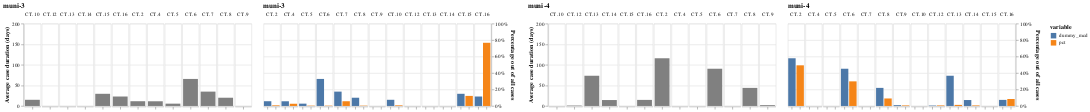

This figure's notebook cell:
### Code cell
charts = []
for muni, data in df_gb.groupby('muni'):
    print(muni)
    if muni in ['muni-1', 'muni-2', 'muni-5']:
        continue

    # SOLUTION 1: Use scatter plot
    
    scatter = alt.Chart(
        data, 
        title='{}'.format(muni)
    ).transform_joinaggregate(
        total='count()'
    ).transform_calculate(
        pct='1 / datum.total'
    ).encode(
        alt.X('sum(pct):Q', axis=alt.Axis(format='%'), scale=alt.Scale(domain=[0, 1.0])).title('Percentage out of all cases'),
        alt.Y('mean(case_duration_days):Q', scale=alt.Scale(domain=[0, 200])).title('Average case duration (days)'),
    )      

    scatter = alt.layer(
        scatter.mark_circle(size=120).encode(
            color=alt.Color(
                'case_type:N',
                sort=[
                    'CT.1 (Procedure resumed)', 'CT.2 (Decision irrevocable)', 'CT.3 (Case handled)', 'CT.4 (Application received)', 'CT.5 (Procedure terminated interim)', 'CT.6 (Decision made)', 
                    'CT.7 (Draft decision made)', 'CT.8 (Procedure aborted)', 'CT.9 (Activity exempt from permit)',
                    'CT.10 (Additional information requested)', 'CT.11 (Decision ready)', 'CT.12 (Forwarded to competent authority)', 
                    'CT.13 (Permit irrevocable)', 'CT.14 (Objection filed)', 'CT.15 (Advice known)', 'CT.16 (Decision sent/Permit granted)', 
                ]
            ).title('Case type'),
            # size=alt.Size('mean(case_duration_days):Q').legend(None)
        ),
        scatter.mark_text(
            align='left',
            baseline='middle',
            dx=15
        ).encode(
            text='case_type'
        )
    )

    # SOLUTION 2: Use grouped bar chart with dual Y-axes (requires post-editing to remove dummy chart)
    
    # export raw data
    num_cases = data['case:concept:name'].nunique()
    data_out = data.groupby('case_type').agg(
        pct=pd.NamedAgg(column='case:concept:name', aggfunc='size'),
        mean_case_duration=pd.NamedAgg(column='case_duration_days', aggfunc='mean')
    )
    data_out['pct'] = data_out['pct'] / num_cases
    # data_out.to_csv('{}_details.csv'.format(muni))


    data_out = data_out.reset_index()
    data_out['case_type'] = data_out['case_type'].apply(lambda s: s.split('(')[0][:-1])
    data_out['dummy_mcd'] = data_out['mean_case_duration'] / 200
    data_out = pd.melt(data_out, id_vars=['case_type'], value_vars=['pct', 'dummy_mcd', 'mean_case_duration'])
    missing_ct = []
    for ctn in [2, 4, 5, 6, 7, 8, 9, 10, 12, 13, 14, 15, 16]:
        ct = 'CT.{}'.format(ctn)
        if len(data_out[data_out['case_type'] == ct]) == 0:
            missing_ct.append(ct)
    for ct in missing_ct:
        data_out = pd.concat([
            data_out,
            pd.DataFrame({
                'case_type': [ct, ct, ct],
                'variable': ['pct', 'dummy_mcd', 'mean_case_duration'],
                'value': [0, 0, 0]
            })
        ])
    print(data_out)

    # cl: dummy chart just to get the axis
    cl = alt.Chart(title=muni, data=data_out[data_out['variable'] == 'mean_case_duration']).mark_bar().encode(
        color=alt.value('grey'),
        column=alt.Column('case_type:N', spacing=0).title(''),
        x=alt.X('variable:N', axis=alt.Axis(title=None, labels=False)),
        y=alt.Y('value:Q', scale=alt.Scale(domain=[0, 200])).title('Average case duration (days)')
    ).properties(height=150, width=30)
    cr = alt.Chart(title=muni, data=data_out[data_out['variable'].isin(['dummy_mcd', 'pct'])]).mark_bar().encode(
        column=alt.Column(
            'case_type:N', 
            sort=['CT.{}'.format(x) for x in range(1, 17)],
        spacing=0).title(''),
        color=alt.Color('variable:N', sort=['dummy_mcd', 'pct']),
        x=alt.X('variable:N', axis=alt.Axis(title=None, labels=False)),
        y=alt.Y('value:Q', axis=alt.Axis(format='%', orient='right'), scale=alt.Scale(domain=[0, 1.0])).title('Percentage out of all cases')
    ).properties(height=150, width=30)
    
    charts.append(alt.hconcat(cl, cr))

alt.hconcat(*charts)

### Figure 1 — Vega specification as saved in the notebook (floating-point values rounded to 4 significant figures)
{"$schema": "https://vega.github.io/schema/vega/v5.json", "data": [{"name": "source_0", "values": [{"case_type": "CT.10", "variable": "mean_case_duration", "value": 14.98, "__index_level_0__": 18, "value_end": 14.98, "value_start": 0.0}, {"case_type": "CT.15", "variable": "mean_case_duration", "value": 29.54, "__index_level_0__": 19, "value_end": 29.54, "value_start": 0.0}, {"case_type": "CT.16", "variable": "mean_case_duration", "value": 22.94, "__index_level_0__": 20, "value_end": 22.94, "value_start": 0.0}, {"case_type": "CT.2", "variable": "mean_case_duration", "value": 11.5, "__index_level_0__": 21, "value_end": 11.5, "value_start": 0.0}, {"case_type": "CT.4", "variable": "mean_case_duration", "value": 11.37, "__index_level_0__": 22, "value_end": 11.37, "value_start": 0.0}, {"case_type": "CT.5", "variable": "mean_case_duration", "value": 5.592, "__index_level_0__": 23, "value_end": 5.592, "value_start": 0.0}, {"case_type": "CT.6", "variable": "mean_case_duration", "value": 65.64, "__index_level_0__": 24, "value_end": 65.64, "value_start": 0.0}, {"case_type": "CT.7", "variable": "mean_case_duration", "value": 34.84, "__index_level_0__": 25, "value_end": 34.84, "value_start": 0.0}, {"case_type": "CT.8", "variable": "mean_case_duration", "value": 20.0, "__index_level_0__": 26, "value_end": 20.0, "value_start": 0.0}, {"case_type": "CT.9", "variable": "mean_case_duration", "value": 0.0, "__index_level_0__": 2, "value_end": 0.0, "value_start": 0.0}, {"case_type": "CT.12", "variable": "mean_case_duration", "value": 0.0, "__index_level_0__": 2, "value_end": 0.0, "value_start": 0.0}, {"case_type": "CT.13", "variable": "mean_case_duration", "value": 0.0, "__index_level_0__": 2, "value_end": 0.0, "value_start": 0.0}, {"case_type": "CT.14", "variable": "mean_case_duration", "value": 0.0, "__index_level_0__": 2, "value_end": 0.0, "value_start": 0.0}]}, {"name": "concat_0_concat_0_column_domain", "values": [{"case_type": "CT.10", "count": 1}, {"case_type": "CT.15", "count": 1}, {"case_type": "CT.16", "count": 1}, {"case_type": "CT.2", "count": 1}, {"case_type": "CT.4", "count": 1}, {"case_type": "CT.5", "count": 1}, {"case_type": "CT.6", "count": 1}, {"case_type": "CT.7", "count": 1}, {"case_type": "CT.8", "count": 1}, {"case_type": "CT.9", "count": 1}, {"case_type": "CT.12", "count": 1}, {"case_type": "CT.13", "count": 1}, {"case_type": "CT.14", "count": 1}]}, {"name": "source_1", "values": [{"case_type": "CT.10", "variable": "pct", "value": 0.007634, "__index_level_0__": 0, "column_case_type_sort_index": 9.0, "color_variable_sort_index": 1.0}, {"case_type": "CT.15", "variable": "pct", "value": 0.1221, "__index_level_0__": 1, "column_case_type_sort_index": 14.0, "color_variable_sort_index": 1.0}, {"case_type": "CT.16", "variable": "pct", "value": 0.7672, "__index_level_0__": 2, "column_case_type_sort_index": 15.0, "color_variable_sort_index": 1.0}, {"case_type": "CT.2", "variable": "pct", "value": 0.007634, "__index_level_0__": 3, "column_case_type_sort_index": 1.0, "color_variable_sort_index": 1.0}, {"case_type": "CT.4", "variable": "pct", "value": 0.02672, "__index_level_0__": 4, "column_case_type_sort_index": 3.0, "color_variable_sort_index": 1.0}, {"case_type": "CT.5", "variable": "pct", "value": 0.003817, "__index_level_0__": 5, "column_case_type_sort_index": 4.0, "color_variable_sort_index": 1.0}, {"case_type": "CT.6", "variable": "pct", "value": 0.003817, "__index_level_0__": 6, "column_case_type_sort_index": 5.0, "color_variable_sort_index": 1.0}, {"case_type": "CT.7", "variable": "pct", "value": 0.05725, "__index_level_0__": 7, "column_case_type_sort_index": 6.0, "color_variable_sort_index": 1.0}, {"case_type": "CT.8", "variable": "pct", "value": 0.003817, "__index_level_0__": 8, "column_case_type_sort_index": 7.0, "color_variable_sort_index": 1.0}, {"case_type": "CT.10", "variable": "dummy_mcd", "value": 0.0749, "__index_level_0__": 9, "column_case_type_sort_index": 9.0, "color_variable_sort_index": 0.0}, {"case_type": "CT.15", "variable": "dummy_mcd", "value": 0.1477, "__index_level_0__": 10, "column_case_type_sort_index": 14.0, "color_variable_sort_index": 0.0}, {"case_type": "CT.16", "variable": "dummy_mcd", "value": 0.1147, "__index_level_0__": 11, "column_case_type_sort_index": 15.0, "color_variable_sort_index": 0.0}, {"case_type": "CT.2", "variable": "dummy_mcd", "value": 0.0575, "__index_level_0__": 12, "column_case_type_sort_index": 1.0, "color_variable_sort_index": 0.0}, {"case_type": "CT.4", "variable": "dummy_mcd", "value": 0.05686, "__index_level_0__": 13, "column_case_type_sort_index": 3.0, "color_variable_sort_index": 0.0}, {"case_type": "CT.5", "variable": "dummy_mcd", "value": 0.02796, "__index_level_0__": 14, "column_case_type_sort_index": 4.0, "color_variable_sort_index": 0.0}, {"case_type": "CT.6", "variable": "dummy_mcd", "value": 0.3282, "__index_level_0__": 15, "column_case_type_sort_index": 5.0, "color_variable_sort_index": 0.0}, {"case_type": "CT.7", "variable": "dummy_mcd", "value": 0.1742, "__index_level_0__": 16, "column_case_type_sort_index": 6.0, "color_variable_sort_index": 0.0}, {"case_type": "CT.8", "variable": "dummy_mcd", "value": 0.1, "__index_level_0__": 17, "column_case_type_sort_index": 7.0, "color_variable_sort_index": 0.0}, {"case_type": "CT.9", "variable": "pct", "value": 0.0, "__index_level_0__": 0, "column_case_type_sort_index": 8.0, "color_variable_sort_index": 1.0}, {"case_type": "CT.9", "variable": "dummy_mcd", "value": 0.0, "__index_level_0__": 1, "column_case_type_sort_index": 8.0, "color_variable_sort_index": 0.0}, {"case_type": "CT.12", "variable": "pct", "value": 0.0, "__index_level_0__": 0, "column_case_type_sort_index": 11.0, "color_variable_sort_index": 1.0}, {"case_type": "CT.12", "variable": "dummy_mcd", "value": 0.0, "__index_level_0__": 1, "column_case_type_sort_index": 11.0, "color_variable_sort_index": 0.0}, {"case_type": "CT.13", "variable": "pct", "value": 0.0, "__index_level_0__": 0, "column_case_type_sort_index": 12.0, "color_variable_sort_index": 1.0}, {"case_type": "CT.13", "variable": "dummy_mcd", "value": 0.0, "__index_level_0__": 1, "column_case_type_sort_index": 12.0, "color_variable_sort_index": 0.0}, {"case_type": "CT.14", "variable": "pct", "value": 0.0, "__index_level_0__": 0, "column_case_type_sort_index": 13.0, "color_variable_sort_index": 1.0}, {"case_type": "CT.14", "variable": "dummy_mcd", "value": 0.0, "__index_level_0__": 1, "column_case_type_sort_index": 13.0, "color_variable_sort_index": 0.0}]}, {"name": "concat_0_concat_1_column_domain", "values": [{"case_type": "CT.10", "column_case_type_sort_index": 9.0}, {"case_type": "CT.15", "column_case_type_sort_index": 14.0}, {"case_type": "CT.16", "column_case_type_sort_index": 15.0}, {"case_type": "CT.2", "column_case_type_sort_index": 1.0}, {"case_type": "CT.4", "column_case_type_sort_index": 3.0}, {"case_type": "CT.5", "column_case_type_sort_index": 4.0}, {"case_type": "CT.6", "column_case_type_sort_index": 5.0}, {"case_type": "CT.7", "column_case_type_sort_index": 6.0}, {"case_type": "CT.8", "column_case_type_sort_index": 7.0}, {"case_type": "CT.9", "column_case_type_sort_index": 8.0}, {"case_type": "CT.12", "column_case_type_sort_index": 11.0}, {"case_type": "CT.13", "column_case_type_sort_index": 12.0}, {"case_type": "CT.14", "column_case_type_sort_index": 13.0}]}, {"name": "data_3"}, {"name": "source_2", "values": [{"case_type": "CT.12", "variable": "mean_case_duration", "value": 1.0, "__index_level_0__": 16, "value_end": 1.0, "value_start": 0.0}, {"case_type": "CT.13", "variable": "mean_case_duration", "value": 73.38, "__index_level_0__": 17, "value_end": 73.38, "value_start": 0.0}, {"case_type": "CT.14", "variable": "mean_case_duration", "value": 14.38, "__index_level_0__": 18, "value_end": 14.38, "value_start": 0.0}, {"case_type": "CT.16", "variable": "mean_case_duration", "value": 14.73, "__index_level_0__": 19, "value_end": 14.73, "value_start": 0.0}, {"case_type": "CT.2", "variable": "mean_case_duration", "value": 115.8, "__index_level_0__": 20, "value_end": 115.8, "value_start": 0.0}, {"case_type": "CT.6", "variable": "mean_case_duration", "value": 90.41, "__index_level_0__": 21, "value_end": 90.41, "value_start": 0.0}, {"case_type": "CT.8", "variable": "mean_case_duration", "value": 43.9, "__index_level_0__": 22, "value_end": 43.9, "value_start": 0.0}, {"case_type": "CT.9", "variable": "mean_case_duration", "value": 2.0, "__index_level_0__": 23, "value_end": 2.0, "value_start": 0.0}, {"case_type": "CT.4", "variable": "mean_case_duration", "value": 0.0, "__index_level_0__": 2, "value_end": 0.0, "value_start": 0.0}, {"case_type": "CT.5", "variable": "mean_case_duration", "value": 0.0, "__index_level_0__": 2, "value_end": 0.0, "value_start": 0.0}, {"case_type": "CT.7", "variable": "mean_case_duration", "value": 0.0, "__index_level_0__": 2, "value_end": 0.0, "value_start": 0.0}, {"case_type": "CT.10", "variable": "mean_case_duration", "value": 0.0, "__index_level_0__": 2, "value_end": 0.0, "value_start": 0.0}, {"case_type": "CT.15", "variable": "mean_case_duration", "value": 0.0, "__index_level_0__": 2, "value_end": 0.0, "value_start": 0.0}]}, {"name": "concat_1_concat_0_column_domain", "values": [{"case_type": "CT.12", "count": 1}, {"case_type": "CT.13", "count": 1}, {"case_type": "CT.14", "count": 1}, {"case_type": "CT.16", "count": 1}, {"case_type": "CT.2", "count": 1}, {"case_type": "CT.6", "count": 1}, {"case_type": "CT.8", "count": 1}, {"case_type": "CT.9", "count": 1}, {"case_type": "CT.4", "count": 1}, {"case_type": "CT.5", "count": 1}, {"case_type": "CT.7", "count": 1}, {"case_type": "CT.10", "count": 1}, {"case_type": "CT.15", "count": 1}]}, {"name": "source_3", "values": [{"case_type": "CT.12", "variable": "pct", "value": 0.006494, "__index_level_0__": 0, "column_case_type_sort_index": 11.0, "color_variable_sort_index": 1.0}, {"case_type": "CT.13", "variable": "pct", "value": 0.01299, "__index_level_0__": 1, "column_case_type_sort_index": 12.0, "color_variable_sort_index": 1.0}, {"case_type": "CT.14", "variable": "pct", "value": 0.006494, "__index_level_0__": 2, "column_case_type_sort_index": 13.0, "color_variable_sort_index": 1.0}, {"case_type": "CT.16", "variable": "pct", "value": 0.08442, "__index_level_0__": 3, "column_case_type_sort_index": 15.0, "color_variable_sort_index": 1.0}, {"case_type": "CT.2", "variable": "pct", "value": 0.4935, "__index_level_0__": 4, "column_case_type_sort_index": 1.0, "color_variable_sort_index": 1.0}, {"case_type": "CT.6", "variable": "pct", "value": 0.2987, "__index_level_0__": 5, "column_case_type_sort_index": 5.0, "color_variable_sort_index": 1.0}, {"case_type": "CT.8", "variable": "pct", "value": 0.09091, "__index_level_0__": 6, "column_case_type_sort_index": 7.0, "color_variable_sort_index": 1.0}, {"case_type": "CT.9", "variable": "pct", "value": 0.006494, "__index_level_0__": 7, "column_case_type_sort_index": 8.0, "color_variable_sort_index": 1.0}, {"case_type": "CT.12", "variable": "dummy_mcd", "value": 0.005, "__index_level_0__": 8, "column_case_type_sort_index": 11.0, "color_variable_sort_index": 0.0}, {"case_type": "CT.13", "variable": "dummy_mcd", "value": 0.3669, "__index_level_0__": 9, "column_case_type_sort_index": 12.0, "color_variable_sort_index": 0.0}, {"case_type": "CT.14", "variable": "dummy_mcd", "value": 0.07189, "__index_level_0__": 10, "column_case_type_sort_index": 13.0, "color_variable_sort_index": 0.0}, {"case_type": "CT.16", "variable": "dummy_mcd", "value": 0.07366, "__index_level_0__": 11, "column_case_type_sort_index": 15.0, "color_variable_sort_index": 0.0}, {"case_type": "CT.2", "variable": "dummy_mcd", "value": 0.5792, "__index_level_0__": 12, "column_case_type_sort_index": 1.0, "color_variable_sort_index": 0.0}, {"case_type": "CT.6", "variable": "dummy_mcd", "value": 0.4521, "__index_level_0__": 13, "column_case_type_sort_index": 5.0, "color_variable_sort_index": 0.0}, {"case_type": "CT.8", "variable": "dummy_mcd", "value": 0.2195, "__index_level_0__": 14, "column_case_type_sort_index": 7.0, "color_variable_sort_index": 0.0}, {"case_type": "CT.9", "variable": "dummy_mcd", "value": 0.01, "__index_level_0__": 15, "column_case_type_sort_index": 8.0, "color_variable_sort_index": 0.0}, {"case_type": "CT.4", "variable": "pct", "value": 0.0, "__index_level_0__": 0, "column_case_type_sort_index": 3.0, "color_variable_sort_index": 1.0}, {"case_type": "CT.4", "variable": "dummy_mcd", "value": 0.0, "__index_level_0__": 1, "column_case_type_sort_index": 3.0, "color_variable_sort_index": 0.0}, {"case_type": "CT.5", "variable": "pct", "value": 0.0, "__index_level_0__": 0, "column_case_type_sort_index": 4.0, "color_variable_sort_index": 1.0}, {"case_type": "CT.5", "variable": "dummy_mcd", "value": 0.0, "__index_level_0__": 1, "column_case_type_sort_index": 4.0, "color_variable_sort_index": 0.0}, {"case_type": "CT.7", "variable": "pct", "value": 0.0, "__index_level_0__": 0, "column_case_type_sort_index": 6.0, "color_variable_sort_index": 1.0}, {"case_type": "CT.7", "variable": "dummy_mcd", "value": 0.0, "__index_level_0__": 1, "column_case_type_sort_index": 6.0, "color_variable_sort_index": 0.0}, {"case_type": "CT.10", "variable": "pct", "value": 0.0, "__index_level_0__": 0, "column_case_type_sort_index": 9.0, "color_variable_sort_index": 1.0}, {"case_type": "CT.10", "variable": "dummy_mcd", "value": 0.0, "__index_level_0__": 1, "column_case_type_sort_index": 9.0, "color_variable_sort_index": 0.0}, {"case_type": "CT.15", "variable": "pct", "value": 0.0, "__index_level_0__": 0, "column_case_type_sort_index": 14.0, "color_variable_sort_index": 1.0}, {"case_type": "CT.15", "variable": "dummy_mcd", "value": 0.0, "__index_level_0__": 1, "column_case_type_sort_index": 14.0, "color_variable_sort_index": 0.0}]}, {"name": "concat_1_concat_1_column_domain", "values": [{"case_type": "CT.12", "column_case_type_sort_index": 11.0}, {"case_type": "CT.13", "column_case_type_sort_index": 12.0}, {"case_type": "CT.14", "column_case_type_sort_index": 13.0}, {"case_type": "CT.16", "column_case_type_sort_index": 15.0}, {"case_type": "CT.2", "column_case_type_sort_index": 1.0}, {"case_type": "CT.6", "column_case_type_sort_index": 5.0}, {"case_type": "CT.8", "column_case_type_sort_index": 7.0}, {"case_type": "CT.9", "column_case_type_sort_index": 8.0}, {"case_type": "CT.4", "column_case_type_sort_index": 3.0}, {"case_type": "CT.5", "column_case_type_sort_index": 4.0}, {"case_type": "CT.7", "column_case_type_sort_index": 6.0}, {"case_type": "CT.10", "column_case_type_sort_index": 9.0}, {"case_type": "CT.15", "column_case_type_sort_index": 14.0}]}, {"name": "data_7"}, {"name": "source_1_color_domain_variable_0", "values": [{"sort_field": 1.0, "variable": "pct"}, {"sort_field": 0.0, "variable": "dummy_mcd"}]}, {"name": "source_3_color_domain_variable_1", "values": [{"sort_field": 1.0, "variable": "pct"}, {"sort_field": 0.0, "variable": "dummy_mcd"}]}, {"name": "source_0_concat_0_concat_0_x_domain_variable", "values": [{"variable": "mean_case_duration"}]}, {"name": "data_3_concat_0_concat_1_x_domain_variable", "values": [{"variable": "pct"}, {"variable": "dummy_mcd"}]}, {"name": "source_2_concat_1_concat_0_x_domain_variable", "values": [{"variable": "mean_case_duration"}]}, {"name": "data_7_concat_1_concat_1_x_domain_variable", "values": [{"variable": "pct"}, {"variable": "dummy_mcd"}]}], "signals": [{"name": "concat_0_concat_0_child_width", "value": 30}, {"name": "concat_0_concat_0_child_height", "value": 150}, {"name": "concat_0_concat_1_child_width", "value": 30}, {"name": "concat_0_concat_1_child_height", "value": 150}, {"name": "concat_1_concat_0_child_width", "value": 30}, {"name": "concat_1_concat_0_child_height", "value": 150}, {"name": "concat_1_concat_1_child_width", "value": 30}, {"name": "concat_1_concat_1_child_height", "value": 150}], "marks": [{"type": "group", "name": "concat_0_group", "marks": [{"type": "group", "name": "concat_0_concat_0_group", "marks": [{"type": "group", "name": "concat_0_concat_0_row_header", "encode": {"update": {"height": {"signal": "concat_0_concat_0_child_height"}}}, "axes": [{"scale": "concat_0_concat_0_y", "labelOverlap": true, "title": "Average case duration (days)", "orient": "left", "zindex": 0, "grid": false, "tickCount": {"signal": "ceil(concat_0_concat_0_child_height/40)"}}], "role": "row-header"}, {"type": "group", "name": "concat_0_concat_0_column_header", "from": {"data": "concat_0_concat_0_column_domain"}, "sort": {"field": "datum[\"case_type\"]", "order": "ascending"}, "encode": {"update": {"width": {"signal": "concat_0_concat_0_child_width"}}}, "title": {"text": {"signal": "isValid(parent[\"case_type\"]) ? parent[\"case_type\"] : \"\"+parent[\"case_type\"]"}, "offset": 10, "style": "guide-label", "frame": "group"}, "role": "column-header"}, {"type": "group", "name": "concat_0_concat_0_column_footer", "from": {"data": "concat_0_concat_0_column_domain"}, "sort": {"field": "datum[\"case_type\"]", "order": "ascending"}, "encode": {"update": {"width": {"signal": "concat_0_concat_0_child_width"}}}, "axes": [{"scale": "concat_0_concat_0_x", "orient": "bottom", "labels": false, "labelAngle": 270, "labelAlign": "right", "labelBaseline": "middle", "grid": false, "zindex": 0}], "role": "column-footer"}, {"type": "group", "name": "concat_0_concat_0_cell", "from": {"facet": {"data": "source_0", "name": "concat_0_concat_0_facet", "groupby": ["case_type"]}}, "sort": {"field": ["datum[\"case_type\"]"], "order": ["ascending"]}, "encode": {"update": {"width": {"signal": "concat_0_concat_0_child_width"}, "height": {"signal": "concat_0_concat_0_child_height"}}}, "marks": [{"type": "rect", "name": "concat_0_concat_0_child_marks", "from": {"data": "concat_0_concat_0_facet"}, "encode": {"update": {"fill": {"value": "grey"}, "width": {"signal": "max(0.25, bandwidth('concat_0_concat_0_x'))"}, "x": {"field": "variable", "scale": "concat_0_concat_0_x"}, "y": {"field": "value_end", "scale": "concat_0_concat_0_y"}, "y2": {"field": "value_start", "scale": "concat_0_concat_0_y"}}}, "style": ["bar"]}], "axes": [{"scale": "concat_0_concat_0_y", "tickCount": {"signal": "ceil(concat_0_concat_0_child_height/40)"}, "grid": true, "labels": false, "aria": false, "maxExtent": 0, "minExtent": 0, "ticks": false, "gridScale": "concat_0_concat_0_x", "domain": false, "orient": "left", "zindex": 0}], "style": "cell"}], "title": {"text": "muni-3", "anchor": "start"}, "layout": {"padding": {"row": 20, "column": 0}, "columns": {"signal": "length(data('concat_0_concat_0_column_domain'))"}, "bounds": "full", "align": "all"}}, {"type": "group", "name": "concat_0_concat_1_group", "marks": [{"type": "group", "name": "concat_0_concat_1_row_footer", "encode": {"update": {"height": {"signal": "concat_0_concat_1_child_height"}}}, "axes": [{"scale": "concat_0_concat_1_y", "zindex": 0, "grid": false, "title": "Percentage out of all cases", "orient": "right", "format": "%", "labelOverlap": true, "tickCount": {"signal": "ceil(concat_0_concat_1_child_height/40)"}}], "role": "row-footer"}, {"type": "group", "name": "concat_0_concat_1_column_header", "from": {"data": "concat_0_concat_1_column_domain"}, "sort": {"field": "datum[\"column_case_type_sort_index\"]", "order": "ascending"}, "encode": {"update": {"width": {"signal": "concat_0_concat_1_child_width"}}}, "title": {"text": {"signal": "isValid(parent[\"case_type\"]) ? parent[\"case_type\"] : \"\"+parent[\"case_type\"]"}, "offset": 10, "style": "guide-label", "frame": "group"}, "role": "column-header"}, {"type": "group", "name": "concat_0_concat_1_column_footer", "from": {"data": "concat_0_concat_1_column_domain"}, "sort": {"field": "datum[\"column_case_type_sort_index\"]", "order": "ascending"}, "encode": {"update": {"width": {"signal": "concat_0_concat_1_child_width"}}}, "axes": [{"scale": "concat_0_concat_1_x", "labelAlign": "right", "labelAngle": 270, "labelBaseline": "middle", "zindex": 0, "grid": false, "orient": "bottom", "labels": false}], "role": "column-footer"}, {"type": "group", "name": "concat_0_concat_1_cell", "from": {"facet": {"data": "source_1", "name": "concat_0_concat_1_facet", "groupby": ["case_type"], "aggregate": {"fields": ["column_case_type_sort_index"], "ops": ["max"], "as": ["column_case_type_sort_index"]}}}, "sort": {"field": ["datum[\"column_case_type_sort_index\"]"], "order": ["ascending"]}, "encode": {"update": {"height": {"signal": "concat_0_concat_1_child_height"}, "width": {"signal": "concat_0_concat_1_child_width"}}}, "data": [{"name": "data_0", "source": "concat_0_concat_1_facet", "transform": [{"type": "stack", "field": "value", "groupby": ["variable"], "sort": {"field": [], "order": []}, "as": ["value_start", "value_end"], "offset": "zero"}, {"type": "filter", "expr": "isValid(datum[\"value\"]) && isFinite(+datum[\"value\"])"}, {"type": "project", "fields": ["value_end", "value_start", "variable"]}]}], "marks": [{"type": "rect", "name": "concat_0_concat_1_child_marks", "from": {"data": "data_0"}, "encode": {"update": {"fill": {"field": "variable", "scale": "color"}, "x": {"field": "variable", "scale": "concat_0_concat_1_x"}, "width": {"signal": "max(0.25, bandwidth('concat_0_concat_1_x'))"}, "y": {"field": "value_end", "scale": "concat_0_concat_1_y"}, "y2": {"field": "value_start", "scale": "concat_0_concat_1_y"}}}, "style": ["bar"]}], "axes": [{"scale": "concat_0_concat_1_y", "gridScale": "concat_0_concat_1_x", "tickCount": {"signal": "ceil(concat_0_concat_1_child_height/40)"}, "labels": false, "aria": false, "zindex": 0, "grid": true, "orient": "right", "maxExtent": 0, "domain": false, "minExtent": 0, "ticks": false}], "style": "cell"}], "title": {"text": "muni-3", "anchor": "start"}, "layout": {"padding": {"row": 20, "column": 0}, "columns": {"signal": "length(data('concat_0_concat_1_column_domain'))"}, "bounds": "full", "align": "all"}}], "layout": {"padding": 20, "bounds": "full", "align": "each"}}, {"type": "group", "name": "concat_1_group", "marks": [{"type": "group", "name": "concat_1_concat_0_group", "marks": [{"type": "group", "name": "concat_1_concat_0_row_header", "encode": {"update": {"height": {"signal": "concat_1_concat_0_child_height"}}}, "axes": [{"scale": "concat_1_concat_0_y", "title": "Average case duration (days)", "labelOverlap": true, "tickCount": {"signal": "ceil(concat_1_concat_0_child_height/40)"}, "grid": false, "orient": "left", "zindex": 0}], "role": "row-header"}, {"type": "group", "name": "concat_1_concat_0_column_header", "from": {"data": "concat_1_concat_0_column_domain"}, "sort": {"field": "datum[\"case_type\"]", "order": "ascending"}, "encode": {"update": {"width": {"signal": "concat_1_concat_0_child_width"}}}, "title": {"text": {"signal": "isValid(parent[\"case_type\"]) ? parent[\"case_type\"] : \"\"+parent[\"case_type\"]"}, "frame": "group", "offset": 10, "style": "guide-label"}, "role": "column-header"}, {"type": "group", "name": "concat_1_concat_0_column_footer", "from": {"data": "concat_1_concat_0_column_domain"}, "sort": {"field": "datum[\"case_type\"]", "order": "ascending"}, "encode": {"update": {"width": {"signal": "concat_1_concat_0_child_width"}}}, "axes": [{"scale": "concat_1_concat_0_x", "labelBaseline": "middle", "grid": false, "zindex": 0, "orient": "bottom", "labels": false, "labelAngle": 270, "labelAlign": "right"}], "role": "column-footer"}, {"type": "group", "name": "concat_1_concat_0_cell", "from": {"facet": {"data": "source_2", "name": "concat_1_concat_0_facet", "groupby": ["case_type"]}}, "sort": {"field": ["datum[\"case_type\"]"], "order": ["ascending"]}, "encode": {"update": {"width": {"signal": "concat_1_concat_0_child_width"}, "height": {"signal": "concat_1_concat_0_child_height"}}}, "marks": [{"type": "rect", "name": "concat_1_concat_0_child_marks", "from": {"data": "concat_1_concat_0_facet"}, "encode": {"update": {"x": {"field": "variable", "scale": "concat_1_concat_0_x"}, "y": {"field": "value_end", "scale": "concat_1_concat_0_y"}, "y2": {"field": "value_start", "scale": "concat_1_concat_0_y"}, "width": {"signal": "max(0.25, bandwidth('concat_1_concat_0_x'))"}, "fill": {"value": "grey"}}}, "style": ["bar"]}], "axes": [{"scale": "concat_1_concat_0_y", "domain": false, "labels": false, "gridScale": "concat_1_concat_0_x", "aria": false, "maxExtent": 0, "minExtent": 0, "tickCount": {"signal": "ceil(concat_1_concat_0_child_height/40)"}, "grid": true, "ticks": false, "zindex": 0, "orient": "left"}], "style": "cell"}], "title": {"text": "muni-4", "anchor": "start"}, "layout": {"padding": {"row": 20, "column": 0}, "columns": {"signal": "length(data('concat_1_concat_0_column_domain'))"}, "bounds": "full", "align": "all"}}, {"type": "group", "name": "concat_1_concat_1_group", "marks": [{"type": "group", "name": "concat_1_concat_1_row_footer", "encode": {"update": {"height": {"signal": "concat_1_concat_1_child_height"}}}, "axes": [{"scale": "concat_1_concat_1_y", "zindex": 0, "orient": "right", "title": "Percentage out of all cases", "grid": false, "format": "%", "labelOverlap": true, "tickCount": {"signal": "ceil(concat_1_concat_1_child_height/40)"}}], "role": "row-footer"}, {"type": "group", "name": "concat_1_concat_1_column_header", "from": {"data": "concat_1_concat_1_column_domain"}, "sort": {"field": "datum[\"column_case_type_sort_index\"]", "order": "ascending"}, "encode": {"update": {"width": {"signal": "concat_1_concat_1_child_width"}}}, "title": {"text": {"signal": "isValid(parent[\"case_type\"]) ? parent[\"case_type\"] : \"\"+parent[\"case_type\"]"}, "frame": "group", "style": "guide-label", "offset": 10}, "role": "column-header"}, {"type": "group", "name": "concat_1_concat_1_column_footer", "from": {"data": "concat_1_concat_1_column_domain"}, "sort": {"field": "datum[\"column_case_type_sort_index\"]", "order": "ascending"}, "encode": {"update": {"width": {"signal": "concat_1_concat_1_child_width"}}}, "axes": [{"scale": "concat_1_concat_1_x", "labelAngle": 270, "labels": false, "labelBaseline": "middle", "grid": false, "zindex": 0, "labelAlign": "right", "orient": "bottom"}], "role": "column-footer"}, {"type": "group", "name": "concat_1_concat_1_cell", "from": {"facet": {"data": "source_3", "name": "concat_1_concat_1_facet", "groupby": ["case_type"], "aggregate": {"fields": ["column_case_type_sort_index"], "ops": ["max"], "as": ["column_case_type_sort_index"]}}}, "sort": {"field": ["datum[\"column_case_type_sort_index\"]"], "order": ["ascending"]}, "encode": {"update": {"width": {"signal": "concat_1_concat_1_child_width"}, "height": {"signal": "concat_1_concat_1_child_height"}}}, "data": [{"name": "data_0", "source": "concat_1_concat_1_facet", "transform": [{"type": "stack", "field": "value", "groupby": ["variable"], "sort": {"field": [], "order": []}, "as": ["value_start", "value_end"], "offset": "zero"}, {"type": "filter", "expr": "isValid(datum[\"value\"]) && isFinite(+datum[\"value\"])"}, {"type": "project", "fields": ["value_end", "value_start", "variable"]}]}], "marks": [{"type": "rect", "name": "concat_1_concat_1_child_marks", "from": {"data": "data_0"}, "encode": {"update": {"x": {"field": "variable", "scale": "concat_1_concat_1_x"}, "y2": {"field": "value_start", "scale": "concat_1_concat_1_y"}, "fill": {"field": "variable", "scale": "color"}, "width": {"signal": "max(0.25, bandwidth('concat_1_concat_1_x'))"}, "y": {"field": "value_end", "scale": "concat_1_concat_1_y"}}}, "style": ["bar"]}], "axes": [{"scale": "concat_1_concat_1_y", "minExtent": 0, "domain": false, "maxExtent": 0, "zindex": 0, "aria": false, "gridScale": "concat_1_concat_1_x", "tickCount": {"signal": "ceil(concat_1_concat_1_child_height/40)"}, "ticks": false, "labels": false, "orient": "right", "grid": true}], "style": "cell"}], "title": {"text": "muni-4", "anchor": "start"}, "layout": {"padding": {"row": 20, "column": 0}, "columns": {"signal": "length(data('concat_1_concat_1_column_domain'))"}, "bounds": "full", "align": "all"}}], "layout": {"padding": 20, "bounds": "full", "align": "each"}}], "scales": [{"name": "color", "type": "ordinal", "domain": {"fields": [{"data": "source_1_color_domain_variable_0", "field": "variable"}, {"data": "source_3_color_domain_variable_1", "field": "variable"}], "sort": {"op": "max", "field": "sort_field"}}, "range": "category"}, {"name": "concat_0_concat_0_x", "type": "band", "domain": {"data": "source_0_concat_0_concat_0_x_domain_variable", "field": "variable", "sort": true}, "range": [0, {"signal": "concat_0_concat_0_child_width"}], "paddingInner": 0.1, "paddingOuter": 0.05}, {"name": "concat_0_concat_0_y", "type": "linear", "domain": [0, 200], "range": [{"signal": "concat_0_concat_0_child_height"}, 0], "zero": true}, {"name": "concat_0_concat_1_x", "type": "band", "domain": {"data": "data_3_concat_0_concat_1_x_domain_variable", "field": "variable", "sort": true}, "range": [0, {"signal": "concat_0_concat_1_child_width"}], "paddingInner": 0.1, "paddingOuter": 0.05}, {"name": "concat_0_concat_1_y", "type": "linear", "domain": [0, 1], "range": [{"signal": "concat_0_concat_1_child_height"}, 0], "zero": true}, {"name": "concat_1_concat_0_x", "type": "band", "domain": {"data": "source_2_concat_1_concat_0_x_domain_variable", "field": "variable", "sort": true}, "range": [0, {"signal": "concat_1_concat_0_child_width"}], "paddingInner": 0.1, "paddingOuter": 0.05}, {"name": "concat_1_concat_0_y", "type": "linear", "domain": [0, 200], "range": [{"signal": "concat_1_concat_0_child_height"}, 0], "zero": true}, {"name": "concat_1_concat_1_x", "type": "band", "domain": {"data": "data_7_concat_1_concat_1_x_domain_variable", "field": "variable", "sort": true}, "range": [0, {"signal": "concat_1_concat_1_child_width"}], "paddingInner": 0.1, "paddingOuter": 0.05}, {"name": "concat_1_concat_1_y", "type": "linear", "domain": [0, 1], "range": [{"signal": "concat_1_concat_1_child_height"}, 0], "zero": true}], "legends": [{"fill": "color", "symbolType": "square", "title": "variable"}], "background": "white", "padding": 5, "layout": {"padding": 20, "bounds": "full", "align": "each"}}
